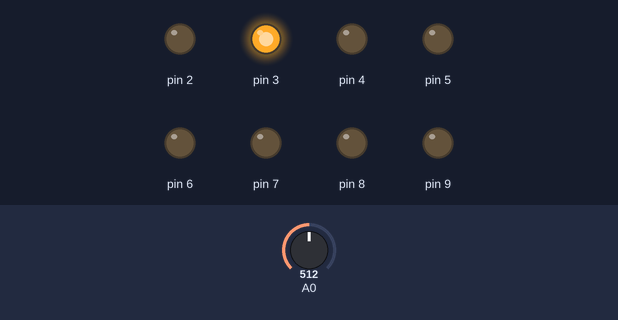
Recording of a sketch running on a simulated Arduino Uno, built with avr-gcc and run on an emulated ATmega328P. Shown: output pins drawn as LEDs (lit = HIGH). Dashed ring = blinking. The inputs (shaded band) are chosen by the test bench; at power-on: A0 = 512.

Above: at 1.3 s.
1.4 s: A0 set to 442
At 3.96 s:
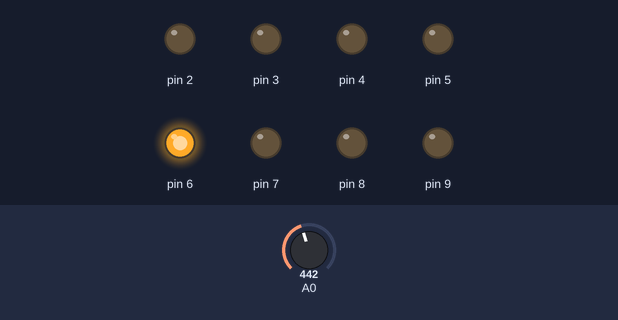
4.5 s: A0 set to 415
At 7.32 s:
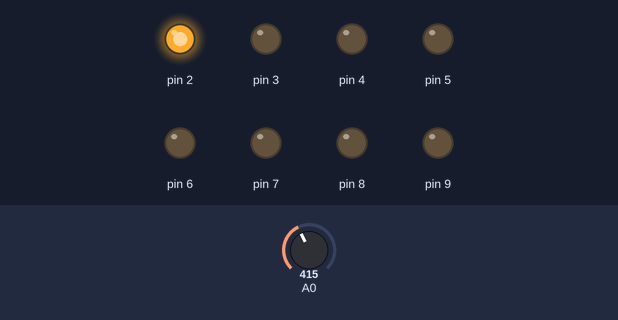
7.6 s: A0 set to 355
At 10.61 s:
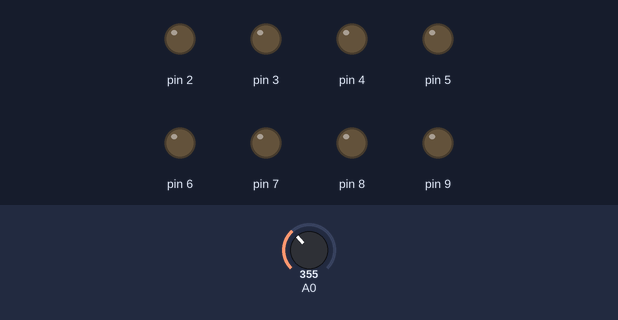
10.7 s: A0 set to 335
13.8 s: A0 set to 0
At 15.0 s:
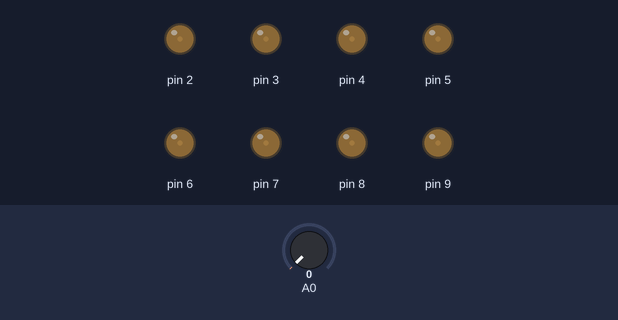
15.3 s: A0 set to 122
At 17.19 s:
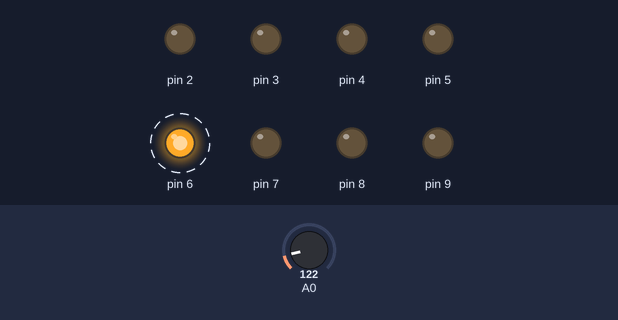
Timing chart, 0 to 19.4 s (numbered marks = the images above; inputs shaded):
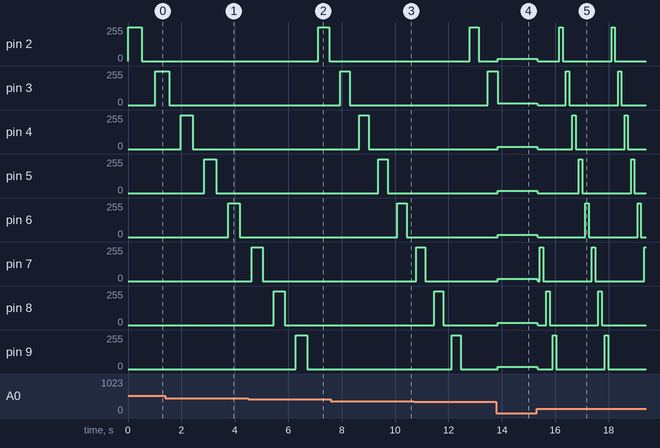

Measured:
- the behaviour switches between 424 and 423 on A0 (found by bisection; images 1 and 2)
- after the input at 1.4 s, pin 6: 0/255 → 255/255 after 2.3 s instead of 2.7 s
- after the input at 4.5 s, pin 2: 0/255 → 255/255 after 2.6 s instead of 2.8 s
- after the input at 7.6 s, pin 6: 0/255 → 255/255 after 2.5 s instead of 2.8 s
- after the input at 13.8 s, pin 2, pin 6–8: 0/255 → 16/255 after 0.05 s; pin 3: 255/255 → 15/255 after 0.05 s; pin 9: 0/255 → 17/255 after 0.05 s
- after the input at 15.3 s, pin 2: goes 0/255 0.82 s, 255/255 0.12 s, 0/255 1.8 s, 255/255 0.12 s, then 0/255, starting at once; pin 3: goes 0/255 1.1 s, 255/255 0.12 s, 0/255 1.8 s, 255/255 0.12 s, then 0/255, starting at once

The sketch:

quick_vr.ino
```cpp
void setup() {
  // put your setup code here, to run once:
  pinMode(2,OUTPUT);
  pinMode(3,OUTPUT);
  pinMode(4,OUTPUT);
  pinMode(5,OUTPUT);
  pinMode(6,OUTPUT);
  pinMode(7,OUTPUT);
  pinMode(8,OUTPUT);
  pinMode(9,OUTPUT);


}

void loop() {
  // put your main code here, to run repeatedly:

 digitalWrite(2,HIGH);
   delay(analogRead(A0));
   digitalWrite(2,LOW);
      delay(analogRead(A0));
  digitalWrite(3,HIGH);
   delay(analogRead(A0));
   digitalWrite(3,LOW);
      delay(analogRead(A0));
 digitalWrite(4,HIGH);
   delay(analogRead(A0));
   digitalWrite(4,LOW);
      delay(analogRead(A0));
  digitalWrite(5,HIGH);
   delay(analogRead(A0));
   digitalWrite(5,LOW);
      delay(analogRead(A0));
  digitalWrite(6,HIGH);
   delay(analogRead(A0));
   digitalWrite(6,LOW);
      delay(analogRead(A0));
  digitalWrite(7,HIGH);
   delay(analogRead(A0));
   digitalWrite(7,LOW);
      delay(analogRead(A0));
 digitalWrite(8,HIGH);
   delay(analogRead(A0));
   digitalWrite(8,LOW);
      delay(analogRead(A0));
  digitalWrite(9,HIGH);
   delay(analogRead(A0));
   digitalWrite(9,LOW);
      delay(analogRead(A0));
}
```
